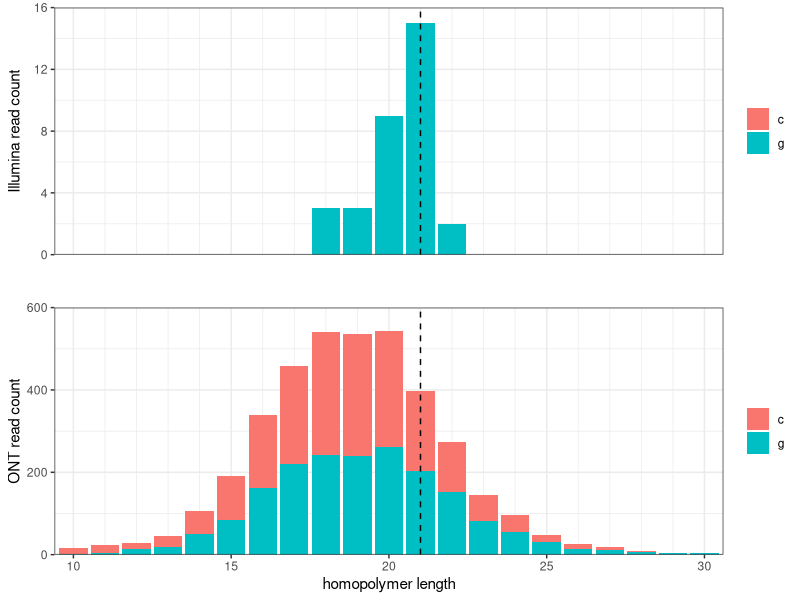
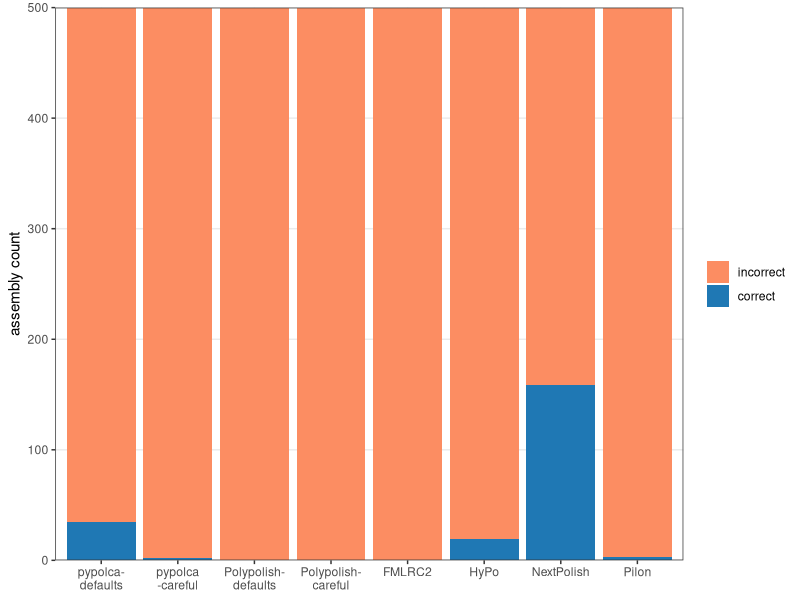

The R source for these figures, in order:
## ---- chunk 1
library(tidyverse)
library(knitr)
library(readr)
library(dplyr)
library(cowplot)

opts_chunk$set(dpi=300, fig.path='plots/', echo=TRUE, dev=c('png','pdf'), warning=FALSE, message=FALSE)
pdf.options(useDingbats = FALSE)
## ---- chunk 2
homopolymer_counts <- read_delim("homopolymer_counts.tsv", delim = "\t", escape_double = FALSE, trim_ws = TRUE)

illumina_counts <- homopolymer_counts %>% filter(platform == "illumina") %>% select(-platform)
ont_counts <- homopolymer_counts %>% filter(platform == "ont") %>% select(-platform)
## ---- chunk 3
p1 <- ggplot(illumina_counts, aes(x=len, y=count, fill = base)) +
  geom_bar(stat = "identity") +
  geom_vline(xintercept = 21, linetype = "dashed") +
  labs(title=NULL, x="homopolymer length", y="Illumina read count") +
  theme_bw() + theme(legend.title=element_blank()) +
  theme(axis.title.x=element_blank(), axis.text.x=element_blank(), axis.ticks.x=element_blank()) +
  scale_y_continuous(expand = c(0, 0), limits = c(0, 16)) +
  scale_x_continuous(minor_breaks = seq(0, 50, 1), expand = c(0, 0), limits = c(9.4, 30.6))


p2 <- ggplot(ont_counts, aes(x=len, y=count, fill = base)) +
  geom_bar(stat = "identity") +
  geom_vline(xintercept = 21, linetype = "dashed") +
  labs(title=NULL, x="homopolymer length", y="ONT read count") +
  theme_bw() + theme(legend.title=element_blank()) +
  scale_y_continuous(expand = c(0, 0), limits = c(0, 600), breaks = seq(0, 600, 200)) +
  scale_x_continuous(minor_breaks = seq(0, 50, 1), expand = c(0, 0), limits = c(9.4, 30.6))


plot_grid(p1, p2, nrow=2, align = 'hv')
## ---- chunk 4
fixed_counts <- data.frame(polisher=c("pypolca-defaults", "pypolca-careful", "Polypolish-defaults", "Polypolish-careful", "FMLRC2", "HyPo", "NextPolish", "Pilon"),
                          correct=c(35, 2, 0, 0, 0, 19, 159, 3))
fixed_counts$incorrect <- 500 - fixed_counts$correct

fixed_counts %>% pivot_longer(!polisher, names_to = "result", values_to = "count") -> fixed_counts
fixed_counts$result <- factor(fixed_counts$result, levels = c("incorrect", "correct"))
fixed_counts$polisher <- factor(fixed_counts$polisher, levels = c("pypolca-defaults", "pypolca-careful", "Polypolish-defaults", "Polypolish-careful", "FMLRC2", "HyPo", "NextPolish", "Pilon"))

ggplot(fixed_counts, aes(x=polisher, y=count, fill=result)) +
  geom_bar(stat="identity") +
  theme_bw() + theme(legend.title=element_blank()) +
  scale_fill_manual(values = c("correct" = "#1f78b4",
                               "incorrect" = "#fc8d62")) +
  scale_y_continuous(limits = c(0, 500), expand = c(0, 0), minor_breaks=NULL) +
  scale_x_discrete(labels = c("pypolca-\ndefaults", "pypolca\n-careful", "Polypolish-\ndefaults", "Polypolish-\ncareful", "FMLRC2", "HyPo", "NextPolish", "Pilon")) +
  labs(title=NULL, x=NULL, y="assembly count")
